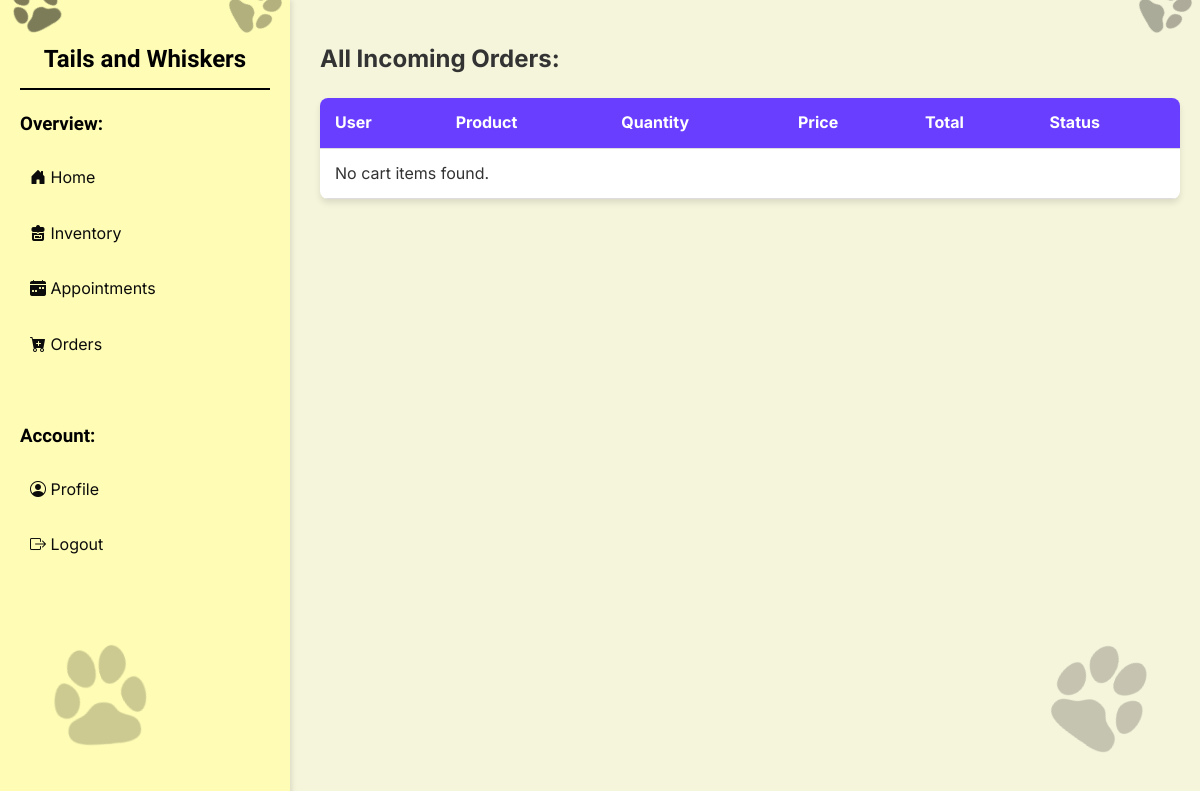
The page /admin_page/admin_cart/ (signed in) on the database as committed earlier.
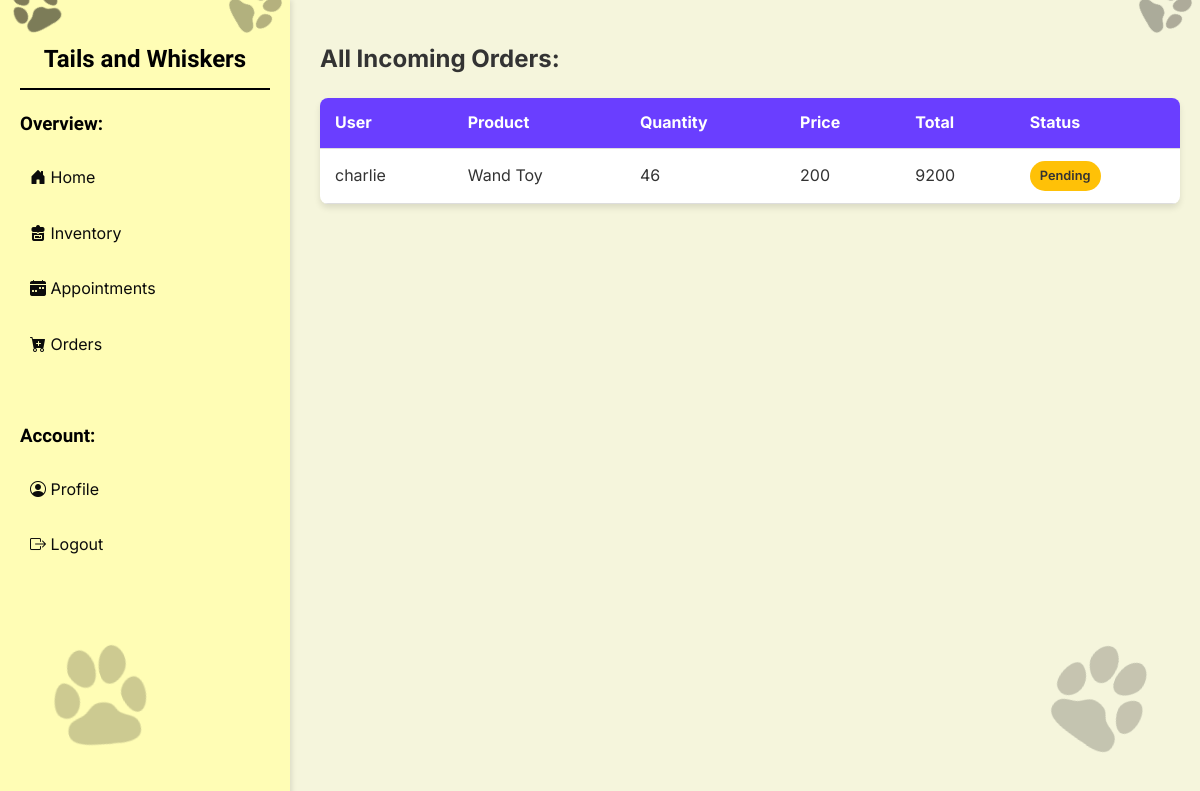
The same page on the database as committed later.
### users/models.py (models this page shows, shortened)
class CartItem(models.Model):
    STATUS_CHOICES = [
        ('Pending', 'Pending'),
        ('Paid', 'Paid'),
    ]
    user = models.ForeignKey(CustomUser, on_delete=models.CASCADE)
    product = models.ForeignKey(Product, on_delete=models.CASCADE)
    quantity = models.PositiveIntegerField(default=1)
    order = models.ForeignKey(Order, related_name='items', on_delete=models.SET_NULL, null=True, blank=True)
    status = models.CharField(max_length=20, choices=STATUS_CHOICES, default='Pending')  # New status field
    def get_total_price(self):
        return self.quantity * self.product.price

class CustomUser(AbstractUser):
    email = models.EmailField(unique=True, null=False)
    first_name = models.CharField(max_length=30, null=False)
    last_name = models.CharField(max_length=30, null=False)

### admin_page/models.py (models this page shows, shortened)
class Product(models.Model):
    inventory = models.ForeignKey(Inventory, on_delete=models.CASCADE, null=True, blank=True)
    name = models.CharField(max_length=100, null=True)
    quantity = models.PositiveIntegerField(null=True)
    category = models.CharField(max_length=50, choices=CATEGORY, null=True)
    price = models.PositiveBigIntegerField(null=True)
    description = models.TextField(null=True, blank=True)
    image = models.ImageField(upload_to='products/', null=True, blank=True)

### admin_page/views.py (the view)
# urls.py: path('admin_cart/', views.admin_cart,name='admin_cart'),
@login_required
@user_passes_test(is_admin)
def admin_cart(request):
    cart_items = CartItem.objects.select_related('user', 'product')
    cart_products = {cart_item: cart_item.product for cart_item in cart_items}
    total = sum(cart_item.get_total_price() for cart_item in cart_items)
    return render(request, 'admin_cart.html', {
        'cart_items': cart_items,
        'cart_products': cart_products,
        'total': total,
    })

### admin_page/views.py (called while the page is built)
def is_admin(user):
    return user.is_staff

### admin_page/templates/admin_cart.html (shortened to what this page needs)
{% load static %}
<!DOCTYPE html>
<html lang="en">
<head>
    <link href="https://cdn.jsdelivr.net/npm/bootstrap-icons/font/bootstrap-icons.css" rel="stylesheet">
</head>
<body>
    <div class="sidebar">
        <h2>
            <img src="{% static 'images/paw1.png' %}" class="paw-decor" style="top: -20px; left: 10px; transform: rotate(-45deg);">
            Tails and Whiskers
            <img src="{% static 'images/paw1.png' %}" class="paw-decor" style="top: -20px; right: 10px; transform: rotate(45deg);">
        </h2>
        {% if user.is_authenticated %}
            {% if user.is_staff %}
                <h3>Overview:</h3>
                <a href="{% url 'home' %}">
                    <i class="bi bi-house-door-fill"></i> Home</a>
                <a href="{% url 'inventory_list' %}">
                    <i class="bi bi-backpack4-fill"></i> Inventory</a>
                <a href="{% url 'admin_appointment_list' %}">
                    <i class="bi bi-calendar-week-fill"></i> Appointments</a>
                <a href="{% url 'admin_cart' %}">
                    <i class="bi bi-cart-plus-fill"></i> Orders</a>
            {% endif %}
            <br>
            <h3>Account:</h3>
            <a href="{% url 'profile' %}">
                <i class="bi bi-person-circle"></i> Profile</a>
            <a href="{% url 'logout_view' %}">
                <i class="bi bi-box-arrow-right"></i> Logout</a>
        {% endif %}
    </div>
    <img src="{% static 'images/paw1.png' %}" class="paw-large" style="position: absolute; bottom: 50px; left: 50px; transform: rotate(-20deg);">
<img src="{% static 'images/paw1.png' %}" class="paw-large" style="position: absolute; bottom: 50px; right: 50px; transform: rotate(20deg);">
    <div class="main-content">
        <h2>
            <img src="{% static 'images/paw1.png' %}" class="paw-decor" style="top: -20px; left: 10px; transform: rotate(-45deg);">
            All Incoming Orders:
            <img src="{% static 'images/paw1.png' %}" class="paw-decor" style="top: -20px; right: 10px; transform: rotate(45deg);">
        </h2>
        <div class="orders-table">
            <table>
                <thead>
                    <tr>
                        <th>User</th>
                        <th>Product</th>
                        <th>Quantity</th>
                        <th>Price</th>
                        <th>Total</th>
                        <th>Status</th>
                    </tr>
                </thead>
                <tbody>
                    {% for cart_item, product in cart_products.items %}
                    <tr>
                        <td>{{ cart_item.user.username }}</td>
                        <td>{{ product.name }}</td>
                        <td>{{ cart_item.quantity }}</td>
                        <td>{{ product.price }}</td>
                        <td>{{ cart_item.get_total_price }}</td>
                        <td>
                            <span class="status-badge {% if cart_item.status == 'Completed' %}status-completed{% else %}status-pending{% endif %}">
                                {{ cart_item.status }}
                            </span>
                        </td>
                    </tr>
                    {% empty %}
                    <tr>
                        <td colspan="6">No cart items found.</td>
                    </tr>
                    {% endfor %}
                </tbody>
            </table>
        </div>
    </div>
</body>
</html>

### admin_page/templates/admin_cart.html (style rules this page uses)
:root { --primary-color: #6a3eff; --secondary-color: #FFFDB5; --bg-color: #f4f4f4; --text-color: #333; --hover-color: #5030c0; }
body { margin: 0; padding: 0; background-color: beige; font-family: 'Inter', system-ui, sans-serif; color: #333; line-height: 1.6; }
.main-content { margin-left: 300px; padding: 20px; }
.orders-table { width: 100%; background-color: white; border-radius: 8px; box-shadow: 0 4px 6px rgba(0, 0, 0, 0.1); overflow: hidden; }
.orders-table table { width: 100%; border-collapse: collapse; }
.orders-table thead { background-color: var(--primary-color); color: white; }
.orders-table th, .orders-table td { padding: 12px 15px; text-align: left; border-bottom: 1px solid #ddd; }
.status-badge { display: inline-block; padding: 5px 10px; border-radius: 15px; font-size: 0.8rem; font-weight: 600; }
.status-pending { background-color: #ffc107; color: #333; }
.sidebar { position: fixed; top: 0; left: 0; height: 100%; width: 250px; background-color: #FFFDB5; box-shadow: 2px 0 5px rgba(0, 0, 0, 0.1); padding: 20px; overflow-y: auto; }
.sidebar h2 { font-family: 'Itim', cursive; color: black; text-align: center; margin-bottom: 20px; border-bottom: 2px solid black; padding-bottom: 10px; }
.sidebar h3 { font-family: 'Itim', cursive; color: black; text-align: left; margin-bottom: 10px; padding-bottom: 5px; }
.sidebar a { display: block; color: #0b0b0b; text-decoration: none; font-size: 1rem; margin: 10px 0; padding: 10px; border-radius: 5px; transition: background-color 0.3s ease, color 0.3s ease; }
.paw-decor { width: 50px; opacity: 0.3; position: absolute; }
.paw-large { width: 100px; opacity: 0.2; }

Rows that differ between the two databases and show on the page:
added CartItem: user.username "charlie", name "Wand Toy", quantity "46", price "200", get_total_price "9200", status "Pending"
Other text that changed with them:
text no longer shown: "No cart items found."
